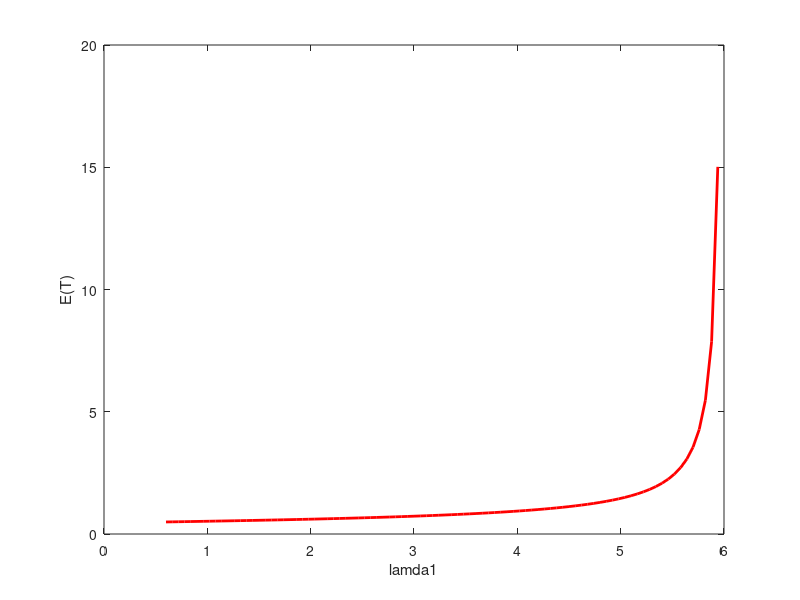

Recreate this plot in MATLAB.
# Exercise 2

# Task 2

clc;
clear all;
close all;
pkg load queueing


function [r1, r2, r3, r4, r5, e] = intesities(lamda1, lamda2, mu1, mu2, mu3, mu4, mu5)
  r1 = (lamda1/mu1);
  r2 = ((lamda2+(2/7)*lamda1)/mu2);
  r3 = ((4/7)*lamda1/mu3);
  r4 = ((3/7)*lamda1/mu4);
  r5 = (((4/7)*lamda1+lamda2)/mu5);
  if((r1<1) && (r2<1) && (r3<1) && (r4<1) && (r5<1))
    e = 1;
  else 
    e = 0;
  endif
  display("r1=")
  disp(r1)
  display("r2=")
  disp(r2)
  display("r3=")
  disp(r3)
  display("r4=")
  disp(r4)
  display("r5=")
  disp(r5)
endfunction

# Task 3

function [r1, r2, r3, r4, r5, e] = intesities_no_display(lamda1, lamda2, mu1, mu2, mu3, mu4, mu5)
  r1 = (lamda1/mu1);
  r2 = ((lamda2+(2/7)*lamda1)/mu2);
  r3 = ((4/7)*lamda1/mu3);
  r4 = ((3/7)*lamda1/mu4);
  r5 = (((4/7)*lamda1+lamda2)/mu5);
  if((r1<1) && (r2<1) && (r3<1) && (r4<1) && (r5<1))
    e = 1;
  else 
    e = 0;
  endif
endfunction


function [Q1, Q2, Q3, Q4, Q5] = mean_clients(lamda1, lamda2, mu1, mu2, mu3, mu4, mu5)
  [r1, r2, r3, r4, r5, e] = intesities_no_display(lamda1, lamda2, mu1, mu2, mu3, mu4, mu5);
  Q1 = r1/(1-r1);
  Q2 = r2/(1-r2);
  Q3 = r3/(1-r3);
  Q4 = r4/(1-r4);
  Q5 = r5/(1-r5);
endfunction

# Task 4

lamda1 = 4;
lamda2 = 1;
mu1 = 6;
mu2 = 5;
mu3 = 8;
mu4 = 7;
mu5 = 6;
[r1,r2,r3,r4,r5,e]=intesities(lamda1, lamda2, mu1, mu2, mu3, mu4, mu5);


[Q1, Q2, Q3, Q4, Q5] = mean_clients(lamda1, lamda2, mu1, mu2, mu3, mu4, mu5);
display("E(T)=")
disp((Q1+Q2+Q3+Q4+Q5)/(lamda1+lamda2))

# Task 6

maxlamda1 = 6;
for i = 1:1:90;
  lamda1 = (0.1*maxlamda1)+(i-1)*0.01*maxlamda1;
  [Q1, Q2, Q3, Q4, Q5] = mean_clients(lamda1, lamda2, mu1, mu2, mu3, mu4, mu5);
  E(i)= (Q1+Q2+Q3+Q4+Q5)/(lamda1+lamda2);
endfor

lamda1 = (0.1*maxlamda1):(0.01*maxlamda1):(0.99*maxlamda1);
figure(2);
plot(lamda1, E,"r","linewidth",2);
xlabel("lamda1");
ylabel("E(T)");